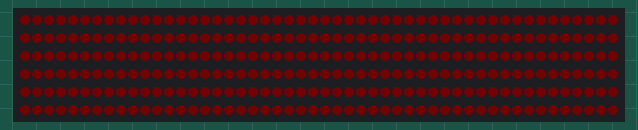
Recording of a sketch running on a simulated Arduino Uno, built with avr-gcc and run on an emulated ATmega328P. Shown: 300 RGB LEDs in strip order, left to right, continuing on the next row. Dim RGB values are drawn brighter than linear.

Above: at 0.1 s.

The sketch:

simple.ino
```cpp
#include <FastLED.h>

// ----- Pinouts
const int LED_STRIP0 = 13;

// ----- Frame buffer setup -----
// Useful numbers for later use.
const int LEDS_PER_METER = 60;
const int METERS_PER_STRIP = 5;
const int LEDS_PER_STRIP = LEDS_PER_METER * METERS_PER_STRIP;
// Here's where the colors actually live. CRGB is a FastLED type
// representing one pixel's color.
CRGB frame_buffer[LEDS_PER_STRIP];

int starting_led_idx = 0;
int value = 0;

// This is called once when the board powers on.
void setup()
{
  // Set up the FastLED array.
  // It's a template! This makes a customized type. Ask if it's confusing!
  FastLED.addLeds<WS2812B, LED_STRIP0, GRB>(frame_buffer, LEDS_PER_STRIP);

  // Zero out the buffer. C/C++ don't do this automatically.
  ::memset(frame_buffer, 0, sizeof(CRGB) * LEDS_PER_STRIP);
}

// This is called every 30th of a second from loop().
void animate_strip()
{
  // delay by 33 ms. 1000ms / 30fps.
  delay(1000/30);

  // Every frame, we're starting at the next pixel.
  starting_led_idx += 1;
  value += 1;
  value %= 255;
  // Loop! For each pixel.
  for (int led_idx = 0; led_idx < LEDS_PER_STRIP; ++led_idx)
  {
    // For this pixel, but starting at the starting index,
    //    - The % operator is "nodulus" - remainder by division. It's how
    //      we loop around the end of the strip back to the front.
    int computed_led_idx = (starting_led_idx + led_idx) % LEDS_PER_STRIP;
    // Colorized by Hue, Saturation, Value
    //              ^^^ = Color on the color wheel: red->yellow->green->cyan->blue->magenta
    //                   ^^^^^^^^^^ = How colorful: from gray to full color
    //                               ^^^^^ = How dark: black to full brightness
    CHSV hsv { 255, 255, value };
    // Set the color to the buffer. That's the LED's color when it gets banged out.
    frame_buffer[computed_led_idx] = hsv;
  }
}

// This is called likely more than every 30th of a second.
void loop()
{
  // Animate the LED strip itself by filling in the frame buffer with new
  // CRGB color values.
  animate_strip();
  // This drives the frame_buffer onto the LED strip.
  FastLED.show();
}
```
